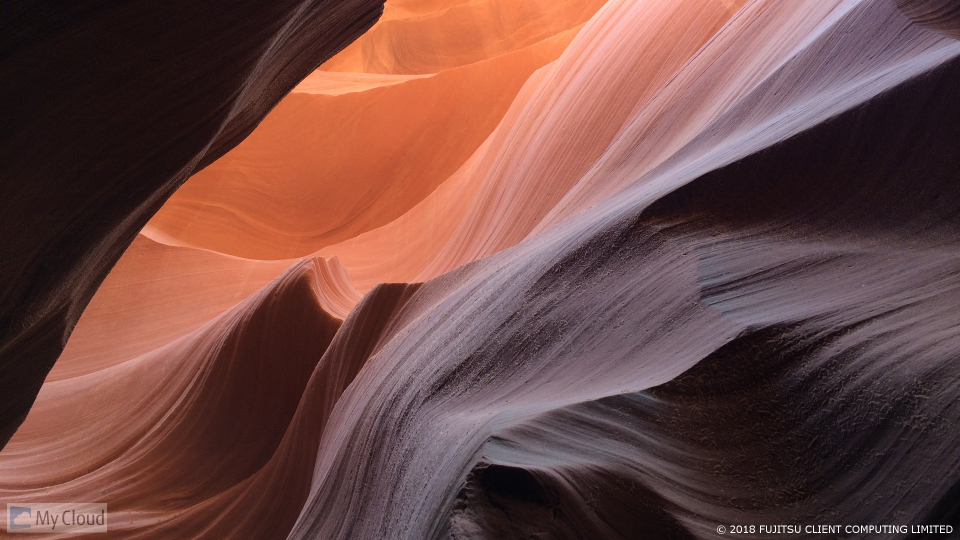
#> input picture day21/sample02.jpg, 1920 x 1080 px (shown at 1/2 size)
$ python main.py
#> lines starting #> are read from the running program, lines starting #| are printed output that depends on the picture
import cv2
import os

#出力先フォルダ
output_dir = "output"

#出力先フォルダが存在しない場合は作成
os.makedirs(output_dir, exist_ok=True)

#画像を読み込む
image = cv2.imread("sample02.jpg")
#> image is the input picture: shape (1080, 1920, 3); mean B, G, R 68.8, 73.1, 111.9

if image is None:
    print("画像を読み込めませんでした。")
else:

    resize_image = cv2.resize(image, (1000,500))
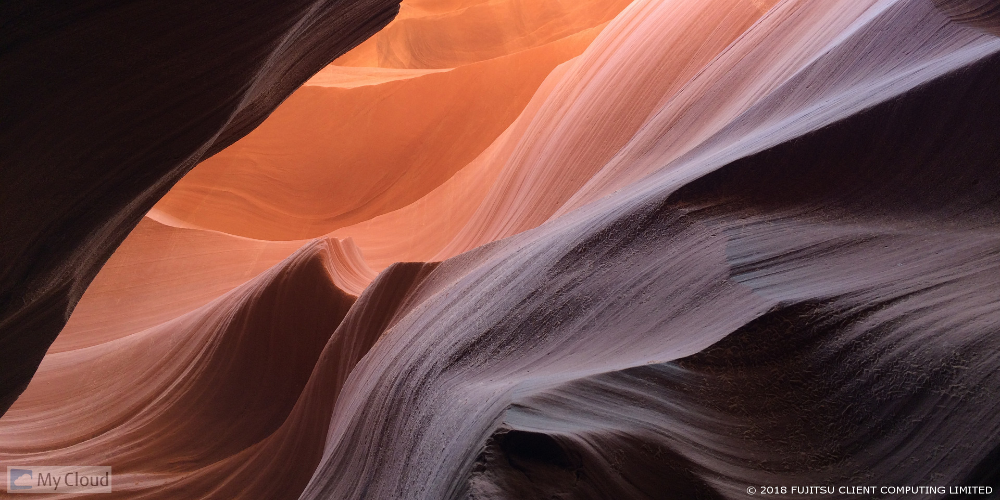
#> resize_image: shape (500, 1000, 3); mean B, G, R 68.7, 73, 111.8

    #読み込んだ画像をそのまま保存
    output_path = os.path.join(output_dir, "output_resize.jpg")

    if cv2.imwrite(output_path, resize_image):
        print("画像の保存に成功しました。")
        print(resize_image.shape)
#| (500, 1000, 3)
    else:
        print("画像の保存に失敗しました。")
